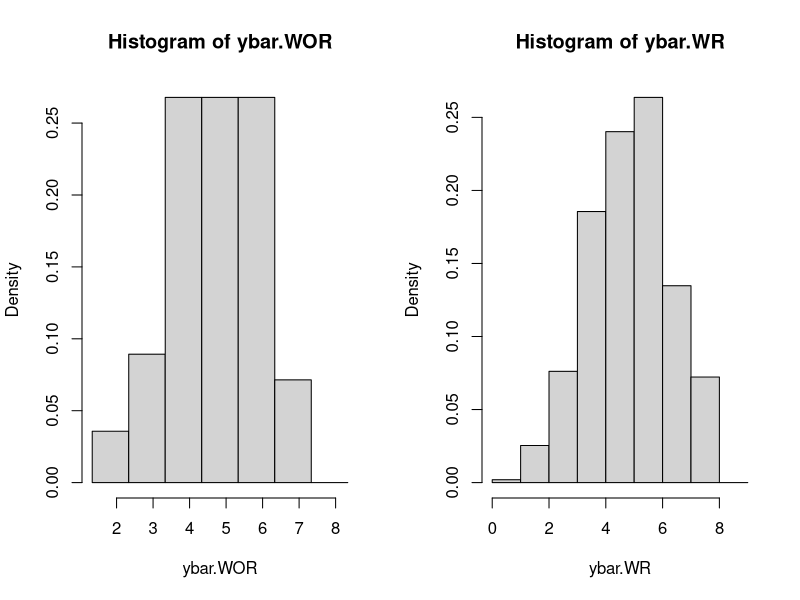
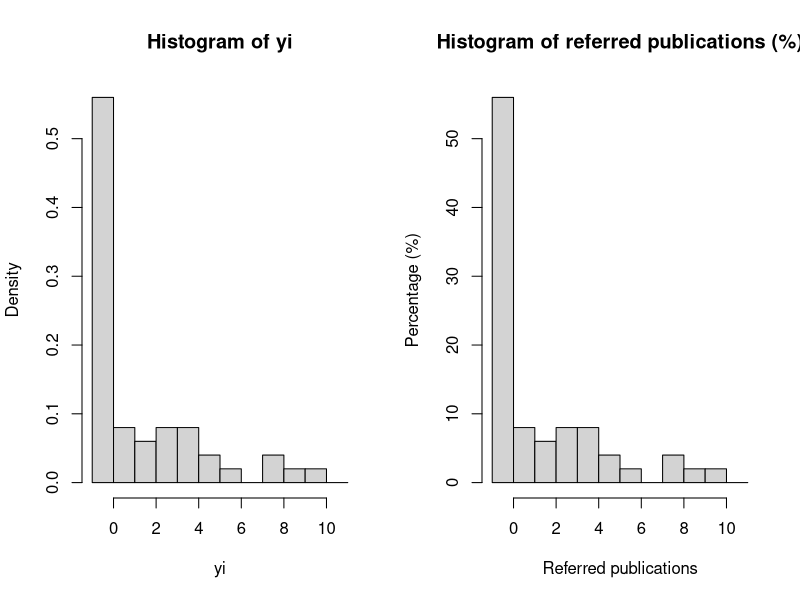

The R source for these figures, in order:
# -----------------------------------------------
# R-code for Solution ark 1, Probability Sampling. Simple Random Sampling. Autumn 2020
# -----------------------------------------------
# Melike Oguz-Alper, Tatsiana Pekarskaya
# -----------------------------------------------

# ----------
# Exercise 3: Parts 3-5
# ----------
# Function to extract all subsets of a vector for a given size
# Alternatively: combn(N,n,simplify=FALSE)
enum.choose <- function(x, k) {
  if(k > length(x)) stop('k > length(x)')
  if(choose(length(x), k)==1){
    list(as.vector(combn(x, k)))
  } else {
    cbn <- combn(x, k)
    lapply(seq(ncol(cbn)), function(i) cbn[,i])
  }
}

# Population set
yi <- c(1,2,4,4,7,7,7,8)

# Population size
N <- 8
# Sample size
n <- 3


# For SRS without replacement # ----------
# Number of all possible samples
all.nr.samples.WOR <- choose(N,n)
all.nr.samples.WOR
# All possible samples
all.subsets.WOR <- enum.choose(1:N,n)
length(all.subsets.WOR)

# Obtain ybar_s WOR
ybar.WOR <- NULL
for(i in 1:all.nr.samples.WOR){
  s <- all.subsets.WOR[[i]]
  yi.s <- yi[s]
  temp <- mean(yi.s)
  ybar.WOR <- c(ybar.WOR,temp) 
}

# For SRS with replacement # ----------
# Number of all possible samples
all.nr.samples.WR <- N^n
all.nr.samples.WR
# All possible samples
all.subsets.WR <- expand.grid(rep(list(1:N), n))
dim(all.subsets.WR)

# Obtain ybar_s WR
ybar.WR <- NULL
for(i in 1:all.nr.samples.WR){
  s <- unlist(all.subsets.WR[i,])
  yi.s <- yi[s]
  temp <- mean(yi.s)
  ybar.WR <- c(ybar.WR,temp) 
}

# Plot histogram
par(mfrow=c(1,2))
hist(ybar.WOR,seq(min(ybar.WOR)-1,max(ybar.WOR)+1,1),freq=FALSE)
hist(ybar.WR,seq(min(ybar.WR)-1,max(ybar.WR)+1,1),freq=FALSE)

# Calculate expected value
mean(ybar.WOR)
mean(ybar.WR)

# True value
mean(yi)

# Calculate sampling variance
var(ybar.WOR)*(all.nr.samples.WOR-1)/(all.nr.samples.WOR)
var(ybar.WR)*(all.nr.samples.WR-1)/(all.nr.samples.WR)

# Calculate sampling variance analytically
S2 <- var(yi)
var.srswor <- (1-n/N)*S2/n
var.srswor

var.srswr <- S2*(N-1)/N/n
var.srswr

# ----------
# Exercise 4
# ----------
# Frequency table
pubi <- seq(0, 10, by=1)
freqi <- c(28,4,3,4,4,2,1,0,2,1,1)

# Publications in sample
yi <- rep(pubi,freqi)

# Popuation size
N <- 807
# Sample size
n <- 50

# 1).
# Plot histogram
h <- hist(yi,seq(min(yi)-1,max(yi)+1,1),freq=FALSE)
h$density = h$counts/sum(h$counts)*100
plot(h,freq=FALSE, main = "Histogram of referred publications (%)",xlab="Referred publications",ylab="Percentage (%)")


# 2).
# Estimate the mean number of publications per faculy member 
mean(yi)


# s2
s2 <- var(yi)
s2

# SE
sqrt((1-n/N)*s2/n)


# 3).
# Skewness
library(e1071)
skewness(yi)

# Calculate an estimate of skewness manually
mu3 <- sum((yi-mean(yi))^3)/n
mu3
mu2 <- s2
mu2

gamma <- mu3/mu2^(3/2)
gamma

# nmin
ceiling(28+25*gamma^2)

# 4).
# Proportion of faculty members with no referred publications
phat <- sum(yi==0)/n
phat

se <- sqrt((1-n/N)*phat*(1-phat)/(n-1))
se

# 95% CI
phat+c(-1.96,1.96)*se

